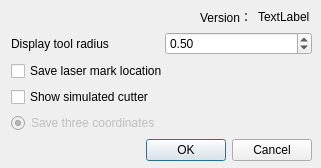
<?xml version="1.0" encoding="UTF-8"?>
<ui version="4.0">
 <class>Dialog</class>
 <widget class="QDialog" name="Dialog">
  <property name="geometry">
   <rect>
    <x>0</x>
    <y>0</y>
    <width>321</width>
    <height>168</height>
   </rect>
  </property>
  <property name="maximumSize">
   <size>
    <width>321</width>
    <height>168</height>
   </size>
  </property>
  <property name="windowTitle">
   <string>Setting</string>
  </property>
  <widget class="QWidget" name="layoutWidget">
   <property name="geometry">
    <rect>
     <x>200</x>
     <y>10</y>
     <width>110</width>
     <height>14</height>
    </rect>
   </property>
   <layout class="QHBoxLayout" name="horizontalLayout">
    <item>
     <widget class="QLabel" name="label_5">
      <property name="text">
       <string>Version：</string>
      </property>
     </widget>
    </item>
    <item>
     <widget class="QLabel" name="label_version">
      <property name="text">
       <string>TextLabel</string>
      </property>
     </widget>
    </item>
   </layout>
  </widget>
  <widget class="QSplitter" name="splitter_2">
   <property name="geometry">
    <rect>
     <x>420</x>
     <y>174</y>
     <width>178</width>
     <height>17</height>
    </rect>
   </property>
   <property name="orientation">
    <enum>Qt::Horizontal</enum>
   </property>
   <widget class="QRadioButton" name="radioButton_manual">
    <property name="text">
     <string>手动绘点</string>
    </property>
    <property name="checked">
     <bool>true</bool>
    </property>
   </widget>
   <widget class="QRadioButton" name="radioButton_auto">
    <property name="text">
     <string>自动生成点</string>
    </property>
    <property name="checked">
     <bool>false</bool>
    </property>
   </widget>
  </widget>
  <widget class="QSpinBox" name="smoothBox">
   <property name="geometry">
    <rect>
     <x>520</x>
     <y>86</y>
     <width>40</width>
     <height>20</height>
    </rect>
   </property>
  </widget>
  <widget class="QLabel" name="label">
   <property name="geometry">
    <rect>
     <x>417</x>
     <y>32</y>
     <width>72</width>
     <height>16</height>
    </rect>
   </property>
   <property name="text">
    <string>龈缘线距离：</string>
   </property>
  </widget>
  <widget class="QSpinBox" name="OffsetStepBox">
   <property name="geometry">
    <rect>
     <x>520</x>
     <y>32</y>
     <width>40</width>
     <height>20</height>
    </rect>
   </property>
   <property name="minimum">
    <number>1</number>
   </property>
   <property name="maximum">
    <number>50</number>
   </property>
  </widget>
  <widget class="QLabel" name="label_2">
   <property name="geometry">
    <rect>
     <x>417</x>
     <y>59</y>
     <width>72</width>
     <height>16</height>
    </rect>
   </property>
   <property name="text">
    <string>采样点间距：</string>
   </property>
  </widget>
  <widget class="QDoubleSpinBox" name="intevalBox">
   <property name="geometry">
    <rect>
     <x>520</x>
     <y>59</y>
     <width>52</width>
     <height>20</height>
    </rect>
   </property>
   <property name="minimum">
    <double>0.100000000000000</double>
   </property>
   <property name="maximum">
    <double>5.000000000000000</double>
   </property>
   <property name="singleStep">
    <double>0.200000000000000</double>
   </property>
  </widget>
  <widget class="QLabel" name="label_3">
   <property name="geometry">
    <rect>
     <x>417</x>
     <y>82</y>
     <width>72</width>
     <height>20</height>
    </rect>
   </property>
   <property name="text">
    <string>曲线平滑度：</string>
   </property>
  </widget>
  <widget class="QLabel" name="label_4">
   <property name="geometry">
    <rect>
     <x>417</x>
     <y>113</y>
     <width>90</width>
     <height>16</height>
    </rect>
   </property>
   <property name="text">
    <string>法向与Z轴夹角：</string>
   </property>
  </widget>
  <widget class="QSpinBox" name="zangleBox">
   <property name="geometry">
    <rect>
     <x>520</x>
     <y>113</y>
     <width>40</width>
     <height>20</height>
    </rect>
   </property>
   <property name="maximum">
    <number>90</number>
   </property>
  </widget>
  <widget class="QLabel" name="label_6">
   <property name="geometry">
    <rect>
     <x>417</x>
     <y>140</y>
     <width>84</width>
     <height>16</height>
    </rect>
   </property>
   <property name="text">
    <string>底座过滤高度：</string>
   </property>
  </widget>
  <widget class="QSpinBox" name="zthresholdBox">
   <property name="geometry">
    <rect>
     <x>520</x>
     <y>140</y>
     <width>46</width>
     <height>20</height>
    </rect>
   </property>
   <property name="minimum">
    <number>-20</number>
   </property>
   <property name="maximum">
    <number>40</number>
   </property>
  </widget>
  <widget class="QWidget" name="layoutWidget">
   <property name="geometry">
    <rect>
     <x>390</x>
     <y>220</y>
     <width>311</width>
     <height>126</height>
    </rect>
   </property>
   <layout class="QFormLayout" name="formLayout">
    <item row="0" column="0">
     <widget class="QLabel" name="label_7">
      <property name="text">
       <string>Lingual angle sensitivity value</string>
      </property>
     </widget>
    </item>
    <item row="0" column="1">
     <widget class="QSpinBox" name="spinBox_fbDegree">
      <property name="maximum">
       <number>180</number>
      </property>
      <property name="value">
       <number>45</number>
      </property>
     </widget>
    </item>
    <item row="1" column="0">
     <widget class="QLabel" name="label_8">
      <property name="text">
       <string>Full labial cut angle</string>
      </property>
     </widget>
    </item>
    <item row="1" column="1">
     <widget class="QSpinBox" name="spinBox_cutDegreeOut">
      <property name="maximum">
       <number>90</number>
      </property>
      <property name="value">
       <number>75</number>
      </property>
     </widget>
    </item>
    <item row="2" column="0">
     <widget class="QLabel" name="label_9">
      <property name="text">
       <string>Lingual left cutting angle</string>
      </property>
     </widget>
    </item>
    <item row="2" column="1">
     <widget class="QSpinBox" name="spinBox_cutDegreeInsideFront">
      <property name="maximum">
       <number>90</number>
      </property>
      <property name="value">
       <number>45</number>
      </property>
     </widget>
    </item>
    <item row="3" column="0">
     <widget class="QLabel" name="label_10">
      <property name="text">
       <string>Lingual right cutting angle</string>
      </property>
     </widget>
    </item>
    <item row="3" column="1">
     <widget class="QSpinBox" name="spinBox_cutDegreeInsideBack">
      <property name="maximum">
       <number>90</number>
      </property>
      <property name="value">
       <number>45</number>
      </property>
     </widget>
    </item>
   </layout>
  </widget>
  <widget class="QRadioButton" name="withNormalButton">
   <property name="geometry">
    <rect>
     <x>400</x>
     <y>350</y>
     <width>143</width>
     <height>17</height>
    </rect>
   </property>
   <property name="text">
    <string>Save six coordinates</string>
   </property>
   <property name="checked">
    <bool>true</bool>
   </property>
   <property name="autoExclusive">
    <bool>false</bool>
   </property>
  </widget>
  <widget class="QWidget" name="layoutWidget">
   <property name="geometry">
    <rect>
     <x>11</x>
     <y>32</y>
     <width>301</width>
     <height>130</height>
    </rect>
   </property>
   <layout class="QGridLayout" name="gridLayout">
    <item row="0" column="0">
     <widget class="QLabel" name="label_11">
      <property name="text">
       <string>Display tool radius</string>
      </property>
     </widget>
    </item>
    <item row="0" column="1">
     <widget class="QDoubleSpinBox" name="doubleSpinBox_cutOffset">
      <property name="maximum">
       <double>2.000000000000000</double>
      </property>
      <property name="singleStep">
       <double>0.100000000000000</double>
      </property>
      <property name="value">
       <double>0.500000000000000</double>
      </property>
     </widget>
    </item>
    <item row="1" column="0" colspan="2">
     <widget class="QCheckBox" name="checkBoxMark">
      <property name="text">
       <string>Save laser mark location</string>
      </property>
     </widget>
    </item>
    <item row="2" column="0" colspan="2">
     <widget class="QCheckBox" name="checkBox_showBur">
      <property name="text">
       <string>Show simulated cutter</string>
      </property>
     </widget>
    </item>
    <item row="3" column="0" colspan="2">
     <widget class="QRadioButton" name="withoutButton">
      <property name="enabled">
       <bool>false</bool>
      </property>
      <property name="text">
       <string>Save three coordinates</string>
      </property>
      <property name="checked">
       <bool>true</bool>
      </property>
     </widget>
    </item>
    <item row="4" column="0" colspan="2">
     <layout class="QHBoxLayout">
      <property name="spacing">
       <number>6</number>
      </property>
      <property name="margin">
       <number>0</number>
      </property>
      <item>
       <spacer>
        <property name="orientation">
         <enum>Qt::Horizontal</enum>
        </property>
        <property name="sizeHint" stdset="0">
         <size>
          <width>131</width>
          <height>31</height>
         </size>
        </property>
       </spacer>
      </item>
      <item>
       <widget class="QPushButton" name="okButton">
        <property name="text">
         <string>OK</string>
        </property>
       </widget>
      </item>
      <item>
       <widget class="QPushButton" name="cancelButton">
        <property name="text">
         <string>Cancel</string>
        </property>
       </widget>
      </item>
     </layout>
    </item>
   </layout>
  </widget>
 </widget>
 <resources/>
 <connections>
  <connection>
   <sender>okButton</sender>
   <signal>clicked()</signal>
   <receiver>Dialog</receiver>
   <slot>accept()</slot>
   <hints>
    <hint type="sourcelabel">
     <x>278</x>
     <y>253</y>
    </hint>
    <hint type="destinationlabel">
     <x>96</x>
     <y>254</y>
    </hint>
   </hints>
  </connection>
  <connection>
   <sender>cancelButton</sender>
   <signal>clicked()</signal>
   <receiver>Dialog</receiver>
   <slot>reject()</slot>
   <hints>
    <hint type="sourcelabel">
     <x>369</x>
     <y>253</y>
    </hint>
    <hint type="destinationlabel">
     <x>179</x>
     <y>282</y>
    </hint>
   </hints>
  </connection>
 </connections>
</ui>
